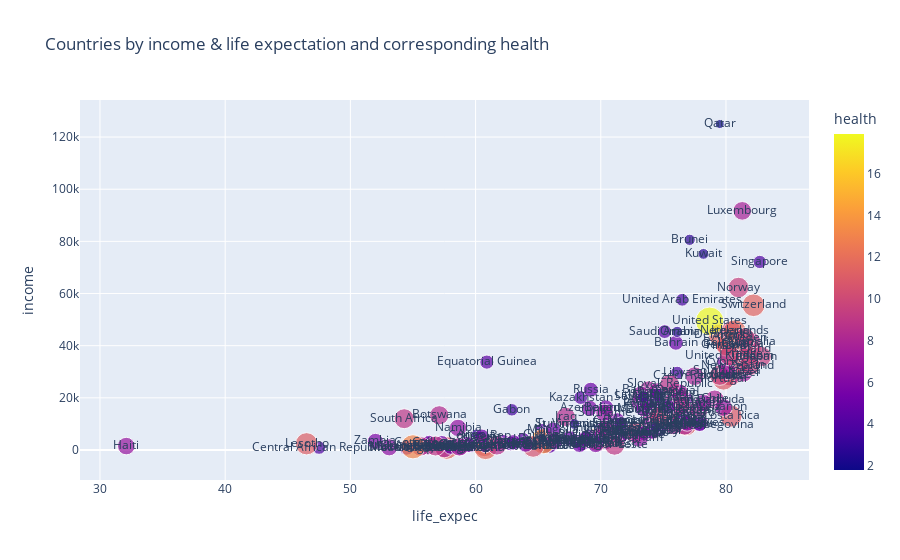

Source (notebook cell):
### Code cell
#find the effect of income into health and life expectation
px.scatter(data_frame=data, x='life_expec', y='income',size='health', text='country', color='health', title='Countries by income & life expectation and corresponding health')

### Figure 1 — Plotly figure (JSON) as saved in the notebook; plotly's stock layout.template omitted (floating-point values rounded to 4 significant figures; data arrays with more than 128 entries replaced by an {"elided": "..."} marker saying what was removed)
{"data": [{"hovertemplate": "life_expec=%{x}<br>income=%{y}<br>health=%{marker.color}<br>country=%{text}<extra></extra>", "legendgroup": "", "marker": {"color": {"elided": "167 float values"}, "coloraxis": "coloraxis", "size": {"elided": "167 float values"}, "sizemode": "area", "sizeref": 0.04475, "symbol": "circle"}, "mode": "markers+text", "name": "", "orientation": "v", "showlegend": false, "text": {"elided": "167 str values"}, "type": "scatter", "x": {"elided": "167 float values"}, "xaxis": "x", "y": {"elided": "167 int values"}, "yaxis": "y"}], "layout": {"coloraxis": {"colorbar": {"title": {"text": "health"}}, "colorscale": [[0, "#0d0887"], [0.1111, "#46039f"], [0.2222, "#7201a8"], [0.3333, "#9c179e"], [0.4444, "#bd3786"], [0.5556, "#d8576b"], [0.6667, "#ed7953"], [0.7778, "#fb9f3a"], [0.8889, "#fdca26"], [1, "#f0f921"]]}, "legend": {"itemsizing": "constant", "tracegroupgap": 0}, "title": {"text": "Countries by income & life expectation and corresponding health"}, "xaxis": {"anchor": "y", "domain": [0, 1], "title": {"text": "life_expec"}}, "yaxis": {"anchor": "x", "domain": [0, 1], "title": {"text": "income"}}}}
